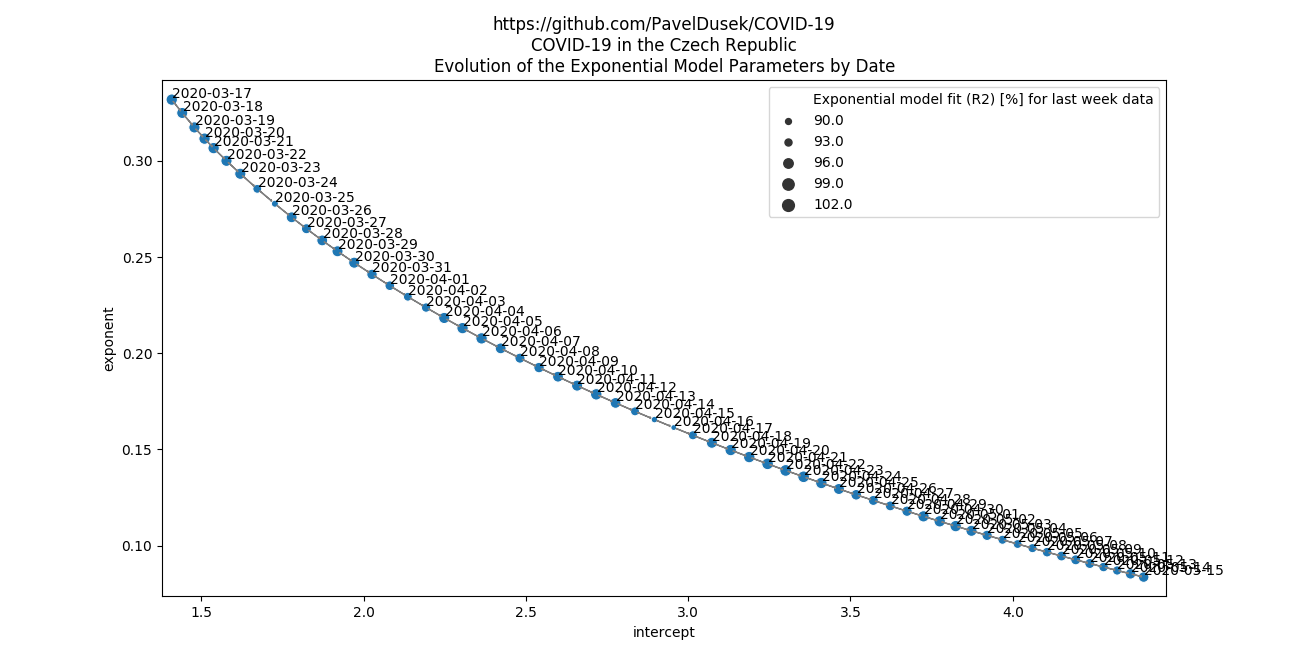

Reproduce this figure in Python.
# coding: utf-8
import json
import seaborn as sns
import matplotlib.pyplot as plt
import numpy as np
import pandas as pd

width, height, my_dpi = 1296, 670, 100
with open('params.json') as f: json_data = f.read()
params = json.loads(json_data)
params
dates, intercept, index, r2, r2_last_week = [], [], [], [], []
for date, values in params.items():
    if not date.endswith("_for_last_week"):
        dates.append(date)
        intercept.append( values['Intercept'] )
        index.append( values['index'] )
        r2.append( values['R2'] )
        r2_last_week.append( np.nan )
    
param_df = pd.DataFrame( { 'dates': dates, 'intercept': intercept, 'exponent': index, 'R2': r2, 'R2_last_week': r2_last_week } )

#fill in the R2 for the "last week model"
for date, values in params.items():
    if date.endswith("_for_last_week"):
        date_ = date.replace("_for_last_week", "")
        param_df.loc[ param_df['dates'] == date_, 'R2_last_week' ] = values['R2']
        param_df.loc[ param_df['dates'] == date_, 'Intercept_last_week' ] = values['Intercept']
        param_df.loc[ param_df['dates'] == date_, 'exponent_last_week' ] = values['index']

param_df['R2_last_week'] = param_df['R2_last_week'] * 100 #convert to percent

f = plt.figure( figsize=(width/100, height/100), dpi=my_dpi )
sns.scatterplot(
    x='intercept',
    y='exponent',
    size='Exponential model fit (R2) [%] for last week data',
    data=param_df.rename(columns={'R2_last_week': 'Exponential model fit (R2) [%] for last week data'}),
)

previous_point = np.array([np.nan, np.nan])
for index, row in param_df.sort_values(by='dates').iterrows():
    plt.text( row['intercept'] + 0.001, row['exponent'] + 0.001, row['dates'], horizontalalignment='left', size='medium', color='black')
    this_point = np.array( [ row['intercept'], row['exponent'] ] )
    if previous_point.all():
        delta = this_point - previous_point
        x, y = (previous_point)+ 0.125 * delta
        dx, dy = delta * 0.65
        plt.arrow(x, y, dx, dy, fc="gray", ec="gray", width=0.00005, head_width=0.001, head_length=0.002 )
    previous_point = this_point
plt.title("https://github.com/PavelDusek/COVID-19\nCOVID-19 in the Czech Republic\nEvolution of the Exponential Model Parameters by Date")
plt.ylim( bottom = np.min( param_df['exponent'] ) - 0.01, top = np.max( param_df['exponent'] ) + 0.01 )
plt.xlim( left = np.min( param_df['intercept'] ) - 0.03, right = np.max( param_df['intercept'] ) + 0.07 )
plt.savefig( 'exponential.png', dpi=my_dpi )
plt.savefig( 'exponential.svg', dpi=my_dpi )


###################
# Last week model #
###################
f = plt.figure( figsize=(width/100, height/100), dpi=my_dpi )
sns.scatterplot(
    x='Intercept_last_week',
    y='exponent_last_week',
    size='Exponential model fit (R2) [%] for last week data',
    data=param_df.rename(columns={'R2_last_week': 'Exponential model fit (R2) [%] for last week data'}),
)

previous_point = np.array([np.nan, np.nan])
for index, row in param_df.sort_values(by='dates').iterrows():
    plt.text( row['Intercept_last_week'] + 0.001, row['exponent_last_week'] + 0.001, row['dates'], horizontalalignment='left', size='medium', color='black')
    this_point = np.array( [ row['Intercept_last_week'], row['exponent_last_week'] ] )
    if previous_point.all():
        delta = this_point - previous_point
        x, y = (previous_point)+ 0.125 * delta
        dx, dy = delta * 0.65
        plt.arrow(x, y, dx, dy, fc="gray", ec="gray", width=0.00005, head_width=0.001, head_length=0.002 )
    previous_point = this_point
plt.title("https://github.com/PavelDusek/COVID-19\nCOVID-19 in the Czech Republic\nEvolution of the Exponential Model Parameters by Date\nModel based on last week data")
plt.ylim( bottom = np.min( param_df['exponent_last_week'] ) - 0.01, top = np.max( param_df['exponent_last_week'] ) + 0.01 )
plt.xlim( left = np.min( param_df['Intercept_last_week'] ) - 0.03, right = np.max( param_df['Intercept_last_week'] ) + 0.07 )
plt.savefig( 'exponential2.png', dpi=my_dpi )
plt.savefig( 'exponential2.svg', dpi=my_dpi )
